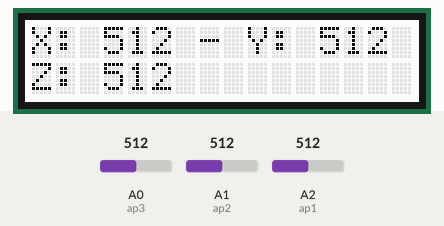
Simulated run of this sketch. Board: Arduino Uno, built with avr-gcc and run on an emulated ATmega328P. On the bench: 16×2 character LCD. The inputs (shaded band) are chosen by the test bench; at power-on: A0 (ap3) = 512, A1 (ap2) = 512, A2 (ap1) = 512.

Above: at 1.2 s.
1.3 s: A0 (ap3) set to 716
At 2.8 s:
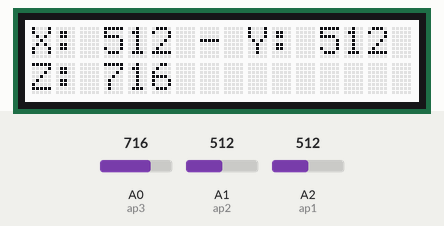
3.1 s: A1 (ap2) set to 716
At 4.3 s:
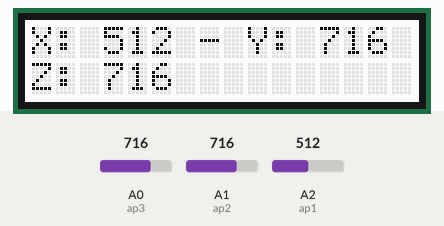
4.7 s: A2 (ap1) set to 716
At 5.9 s:
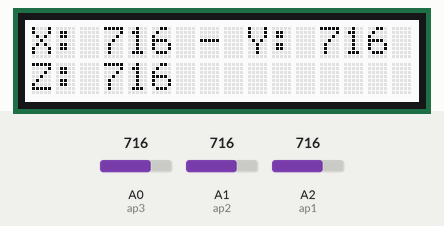
6.3 s: A0 (ap3) set to 900
At 7.5 s:
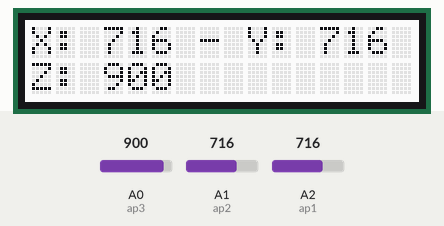
7.9 s: A1 (ap2) set to 900
At 9.0 s:
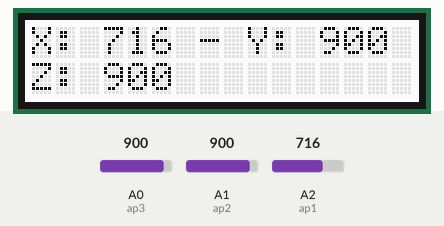
9.4 s: A2 (ap1) set to 900
At 10.6 s:
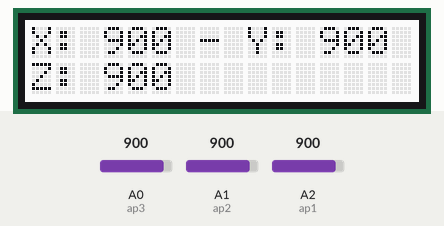
Timing chart, 0 to 12.0 s (numbered marks = the images above; inputs shaded):
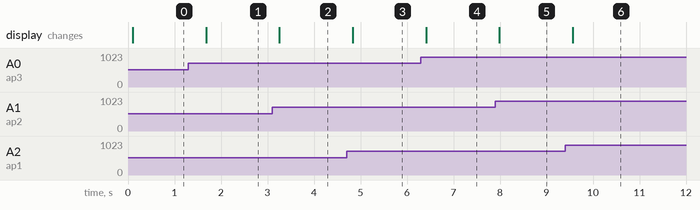

Measured:
- after the input at 1.3 s, the display: changes after 0.38 s (image 1)
- after the input at 3.1 s, the display: changes after 0.16 s (image 2)
- after the input at 4.7 s, the display: changes after 0.13 s (image 3)
- after the input at 6.3 s, the display: changes after 0.11 s (image 4)
- after the input at 7.9 s, the display: changes after 0.09 s (image 5)
- after the input at 9.4 s, the display: changes after 0.16 s (image 6)

The sketch:

LCDScreenAndADXL335.ino
```cpp
#include <Wire.h>
#include <Adafruit_MCP23017.h>
#include <Adafruit_RGBLCDShield.h>

#define RED 0x1
#define YELLOW 0x3
#define GREEN 0x2
#define TEAL 0x6
#define BLUE 0x4
#define VIOLET 0x5
#define WHITE 0x7

const int ap1 = A2;
const int ap2 = A1;
const int ap3 = A0;

int sv1 = 0;
int ov1 = 0;
int sv2 = 0;
int ov2= 0;
int sv3 = 0;
int ov3= 0;

Adafruit_RGBLCDShield lcd = Adafruit_RGBLCDShield();


void setup() {
  // initialize serial communications at 9600 bps:
  Serial.begin(9600);
  lcd.begin(16, 2);

  lcd.print("Accelerometer");
  lcd.setBacklight(WHITE);
}

void loop() {
  analogReference(EXTERNAL);    //connect 3.3v to AREF
  // read the analog in value:
  sv1 = analogRead(ap1);
  // map it to the range of the analog out:
  ov1 = map(sv1, 0, 1023, 0, 255);
  // change the analog out value:
  delay(2);
  //
  sv2 = analogRead(ap2);

  ov2 = map(sv2, 0, 1023, 0, 255);
 //
  delay(2);
  //
  sv3 = analogRead(ap3);

  ov3 = map(sv3, 0, 1023, 0, 255);

  // print the results to the serial monitor:

  lcd.setCursor(0, 0);
  String s("X: ");
  s += sv1;
  s +=  " - Y: ";
  s += sv2;

  lcd.print(s);
  lcd.setCursor(0, 1);
  String t("Z: ");
  t += sv3;
  lcd.print(t);

  delay(500);

}
```
